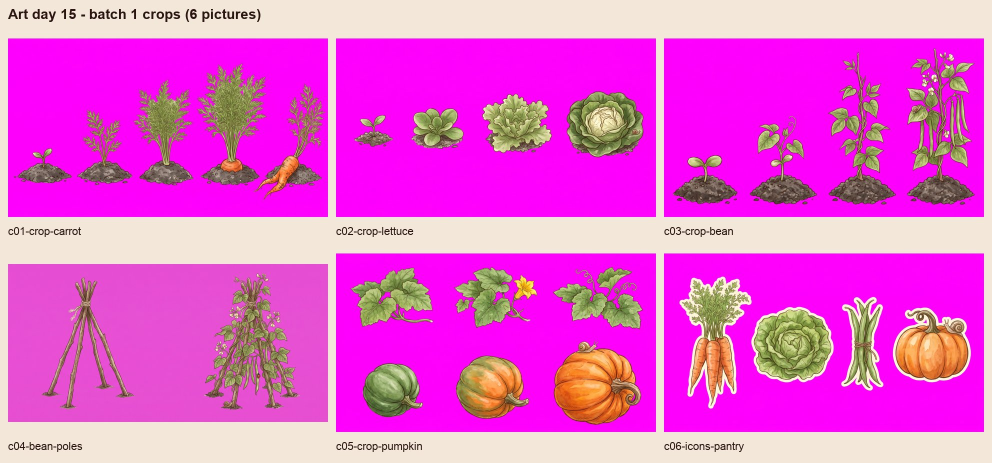
#> input picture art-day-15/contact-1-crops.jpg, 1984 x 926 px, given in place of contact-1-crops.jpg.jpg, which was not available (shown at 1/2 size)
$ python -i cut_day15.py   (imports and definitions only)
#> lines starting #> are read from the running program, lines starting #| are printed output that depends on the picture; after the words box and inside, x2 and y2 are one past the last pixel; in counts of white or black regions, pixels touching at a corner belong together; pictures that were not available may be replaced by others from this repository, and a replacement may not be noted
"""Cut art day 15 (art-day-15/painted/*.jpg, raw Gemini pictures on magenta) into the game's files.
usage: python3 tools/cut_day15.py [--only <group>] [--peek out_dir]
Needs the painted/ folder from branch art-day-15-pictures (git-ignored on main).
--peek writes a numbered contact picture of every sheet's pieces (to choose the piece numbers below).
Gnome strips also update sprites/gnomes.json: re-paste it into index.html after.
"""
import sys, os, json
import numpy as np
from PIL import Image, ImageDraw
from scipy import ndimage

ROOT = os.path.join(os.path.dirname(__file__), '..')
SRC = os.path.join(ROOT, 'art-day-15', 'painted')
SPR = os.path.join(ROOT, 'sprites')
TARGET_H = 240


def load(name):
#> called with name = '../art-day-15/contact-1-crops.jpg'
    p = os.path.join(SRC, name + '.jpg')
    return Image.open(p).convert('RGB')
#> returned value is the input picture: PIL image 1984x926 RGB; mean R, G, B 231.2, 91.9, 210.6


# [7 lines left out: function key, not called in this run]


def crop_alpha(rgba):
    ys, xs = np.where(rgba[..., 3] > 8)
    return rgba[ys.min():ys.max() + 1, xs.min():xs.max() + 1]


# [38 lines left out: functions pieces, save, peek, not called in this run]


PINK = {'c04-bean-poles', 'h01-heal-saplings', 'h06-heal-nursery', 'f04-farm-orchard', 'f05-farm-lavender'}


# [6 lines left out: function sheet, not called in this run]


def card(name, out, size=360):   # a square painting -> a rounded journal card
    from PIL import ImageDraw
    p = load(name).resize((size, size), Image.LANCZOS).convert('RGBA')
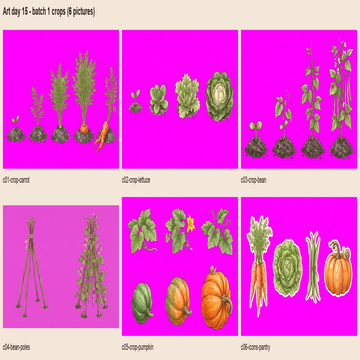
#> p: PIL image 360x360 RGBA; mean R, G, B, A 231.2, 92, 210.6, 255
    m = Image.new('L', (size * 4, size * 4), 0); ImageDraw.Draw(m).rounded_rectangle([0, 0, size * 4 - 1, size * 4 - 1], radius=int(size * 0.09) * 4, fill=255)
#> after `m = Image.new('L', (size * 4, size * 4), 0)`: m: PIL image 1440x1440 L; every value is 0
#> after `ImageDraw.Draw(m).rounded_rectangle([0, 0, size * 4 - 1, size * 4 - 1]`:
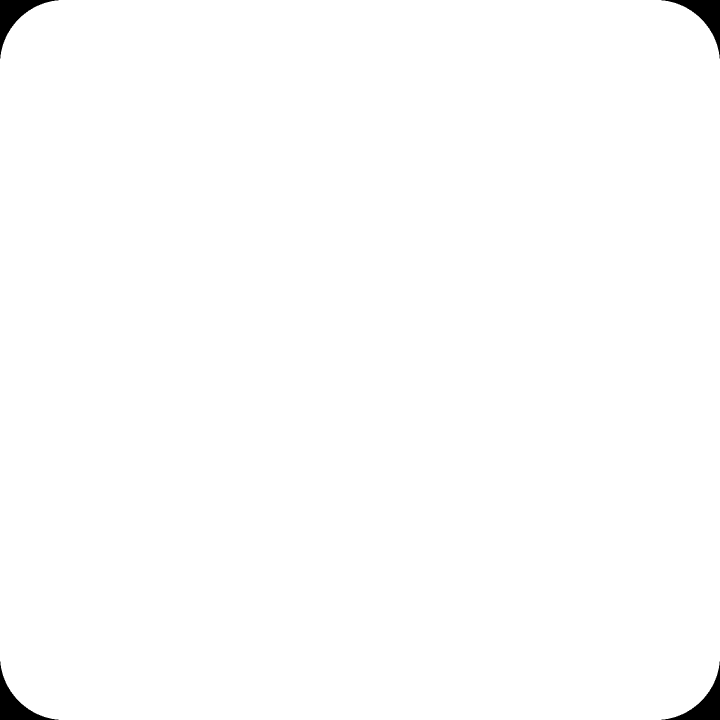
#> m: PIL image 1440x1440 L (shown at 1/2 size); 99.3% white; 4 black regions, box (x1, y1, x2, y2) and area: (0, 0, 117, 117) 3548, (1323, 0, 1440, 117) 3548, (0, 1323, 117, 1440) 3548, (1323, 1323, 1440, 1440) 3548
    p.putalpha(m.resize(p.size, Image.LANCZOS)); p.save(os.path.join(SPR, out + '.webp'), quality=86); print(out, p.size)
#| out.png (360, 360)


def page(name, out):
    im = load(name); im = im.resize((1200, round(im.height * 1200 / im.width)), Image.LANCZOS); im.save(os.path.join(SPR, out + '.webp'), quality=82); print(out, im.size)


# [60 lines left out: functions pack_strip, sit_strip, unstump, gnome_cols, strips, not called in this run]


K = 0.3   # sheet pixels -> sprite pixels for the cut-out pieces (the game draws them by height, so this only sets their sharpness)


# [57 lines left out: functions crops, healing, animals, farms, extras, not called in this run]


# [5 lines not run here, left out]

>>> result = card('../art-day-15/contact-1-crops.jpg', 'out.png')

$ run again, on art-day-15/contact-5-extras.jpg
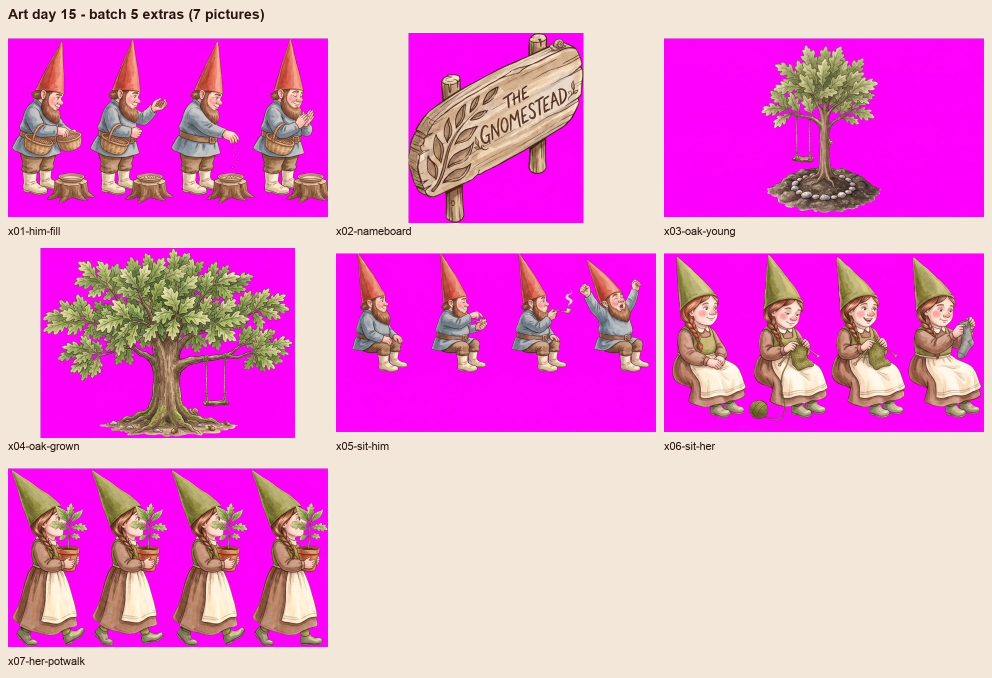
#> input picture art-day-15/contact-5-extras.jpg, 1984 x 1356 px, given in place of contact-5-extras.jpg.jpg, which was not available (shown at 1/2 size)
#> in load, returned value is the input picture: PIL image 1984x1356 RGB; mean R, G, B 230, 134.2, 206
#> in card, `p = load(name).resize((size, size), Image.LANCZOS).convert('RGBA')`:
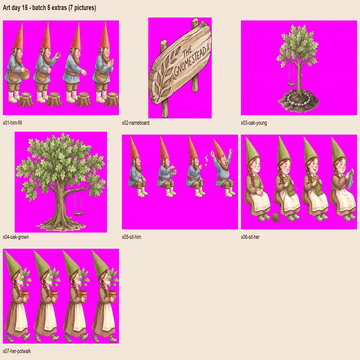
#> p: PIL image 360x360 RGBA; mean R, G, B, A 229.9, 134.4, 205.9, 255
#> m: PIL image 1440x1440 L; every value is 0
#> m: PIL image 1440x1440 L; 99.3% white; 4 black regions, box (x1, y1, x2, y2) and area: (0, 0, 117, 117) 3548, (1323, 0, 1440, 117) 3548, (0, 1323, 117, 1440) 3548, (1323, 1323, 1440, 1440) 3548
#| out.png (360, 360)
